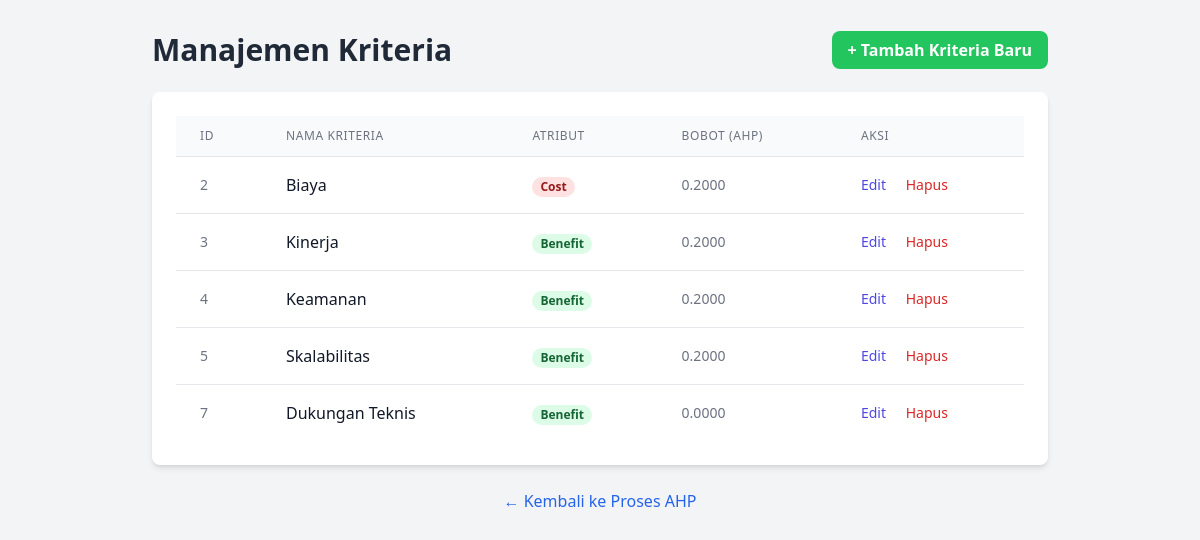
/kriteria/, run on the app's committed database.
### dss/models.py (models this page shows, shortened)
class Kriteria(models.Model):
    class Atribut(models.TextChoices):
        BENEFIT = 'benefit', 'Benefit'
        COST = 'cost', 'Cost'
    nama_kriteria = models.CharField(max_length=100, help_text="Nama kriteria (e.g., Biaya, Kinerja)")
    atribut = models.CharField(max_length=10, choices=Atribut.choices, help_text="Tipe kriteria: 'benefit' atau 'cost'")
    bobot = models.FloatField(default=0.0, help_text="Bobot kriteria hasil dari perhitungan AHP")
    class Meta:
        verbose_name_plural = "Daftar Kriteria"

### dss/views.py (the view)
# urls.py: path('kriteria/', views.kriteria_list_view, name='kriteria_list'),
def kriteria_list_view(request):
    semua_kriteria = Kriteria.objects.all().order_by('id')
    context = {
        'semua_kriteria': semua_kriteria,
    }
    return render(request, 'dss/kriteria_list.html', context)

### dss/templates/dss/kriteria_list.html (shortened to what this page needs)
<!DOCTYPE html>
<html lang="en">
  <head>
    <script src="https://cdn.tailwindcss.com"></script>
  </head>
  <body class="bg-gray-100 p-8">
    <div class="max-w-4xl mx-auto">
      <div class="flex justify-between items-center mb-6">
        <h1 class="text-3xl font-bold text-gray-800">Manajemen Kriteria</h1>
        <div>
          <a
            href="{% url 'kriteria_create' %}"
            class="bg-green-500 hover:bg-green-700 text-white font-bold py-2 px-4 rounded-lg transition duration-300"
          >
            + Tambah Kriteria Baru
          </a>
        </div>
      </div>
      <div class="bg-white p-6 rounded-lg shadow-md">
        <div class="overflow-x-auto">
          <table class="min-w-full divide-y divide-gray-200">
            <thead class="bg-gray-50">
              <tr>
                <th
                  class="px-6 py-3 text-left text-xs font-medium text-gray-500 uppercase tracking-wider"
                >
                  ID
                </th>
                <th
                  class="px-6 py-3 text-left text-xs font-medium text-gray-500 uppercase tracking-wider"
                >
                  Nama Kriteria
                </th>
                <th
                  class="px-6 py-3 text-left text-xs font-medium text-gray-500 uppercase tracking-wider"
                >
                  Atribut
                </th>
                <th
                  class="px-6 py-3 text-left text-xs font-medium text-gray-500 uppercase tracking-wider"
                >
                  Bobot (AHP)
                </th>
                <th
                  class="px-6 py-3 text-left text-xs font-medium text-gray-500 uppercase tracking-wider"
                >
                  Aksi
                </th>
              </tr>
            </thead>
            <tbody class="bg-white divide-y divide-gray-200">
              {% for kriteria in semua_kriteria %}
              <tr>
                <td class="px-6 py-4 whitespace-nowrap text-sm text-gray-500">
                  {{ kriteria.id }}
                </td>
                <td
                  class="px-6 py-4 whitespace-nowrap font-medium text-gray-900"
                >
                  {{ kriteria.nama_kriteria }}
                </td>
                <td class="px-6 py-4 whitespace-nowrap">
                  {% if kriteria.atribut == 'benefit' %}
                  <span
                    class="px-2 inline-flex text-xs leading-5 font-semibold rounded-full bg-green-100 text-green-800"
                  >
                    Benefit
                  </span>
                  {% else %}
                  <span
                    class="px-2 inline-flex text-xs leading-5 font-semibold rounded-full bg-red-100 text-red-800"
                  >
                    Cost
                  </span>
                  {% endif %}
                </td>
                <td class="px-6 py-4 whitespace-nowrap text-sm text-gray-500">
                  {{ kriteria.bobot|floatformat:4 }}
                </td>
                <td class="px-6 py-4 whitespace-nowrap text-sm font-medium">
                  <a
                    href="{% url 'kriteria_update' pk=kriteria.pk %}"
                    class="text-indigo-600 hover:text-indigo-900"
                    >Edit</a
                  >
                  <a
                    href="{% url 'kriteria_delete' pk=kriteria.pk %}"
                    class="text-red-600 hover:text-red-900 ml-4"
                    >Hapus</a
                  >
                </td>
              </tr>
              {% empty %}
              <tr>
                <td colspan="5" class="text-center py-10 text-gray-500">
                  Belum ada kriteria. Silakan tambahkan kriteria baru.
                </td>
              </tr>
              {% endfor %}
            </tbody>
          </table>
        </div>
      </div>
      <div class="text-center mt-6">
        <a
          href="{% url 'home' %}"
          class="text-blue-600 hover:text-blue-800 transition duration-300"
          >&larr; Kembali ke Proses AHP</a
        >
      </div>
    </div>
  </body>
</html>

### data on the page
Kriteria: id "2", nama_kriteria "Biaya", atribut "Cost", bobot "0.2000"
Kriteria: id "3", nama_kriteria "Kinerja", atribut "Benefit", bobot "0.2000"
Kriteria: id "4", nama_kriteria "Keamanan", atribut "Benefit", bobot "0.2000"
Kriteria: id "5", nama_kriteria "Skalabilitas", atribut "Benefit", bobot "0.2000"
Kriteria: id "7", nama_kriteria "Dukungan Teknis", atribut "Benefit", bobot "0.0000"
